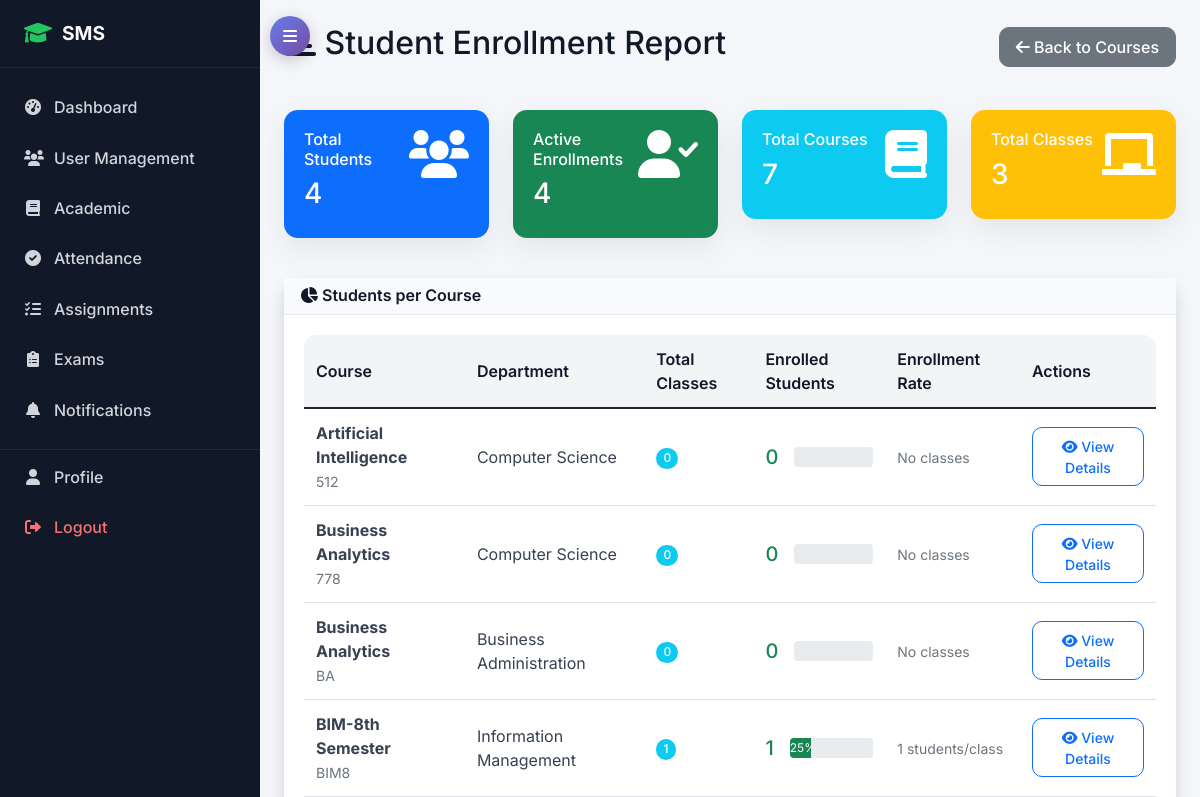
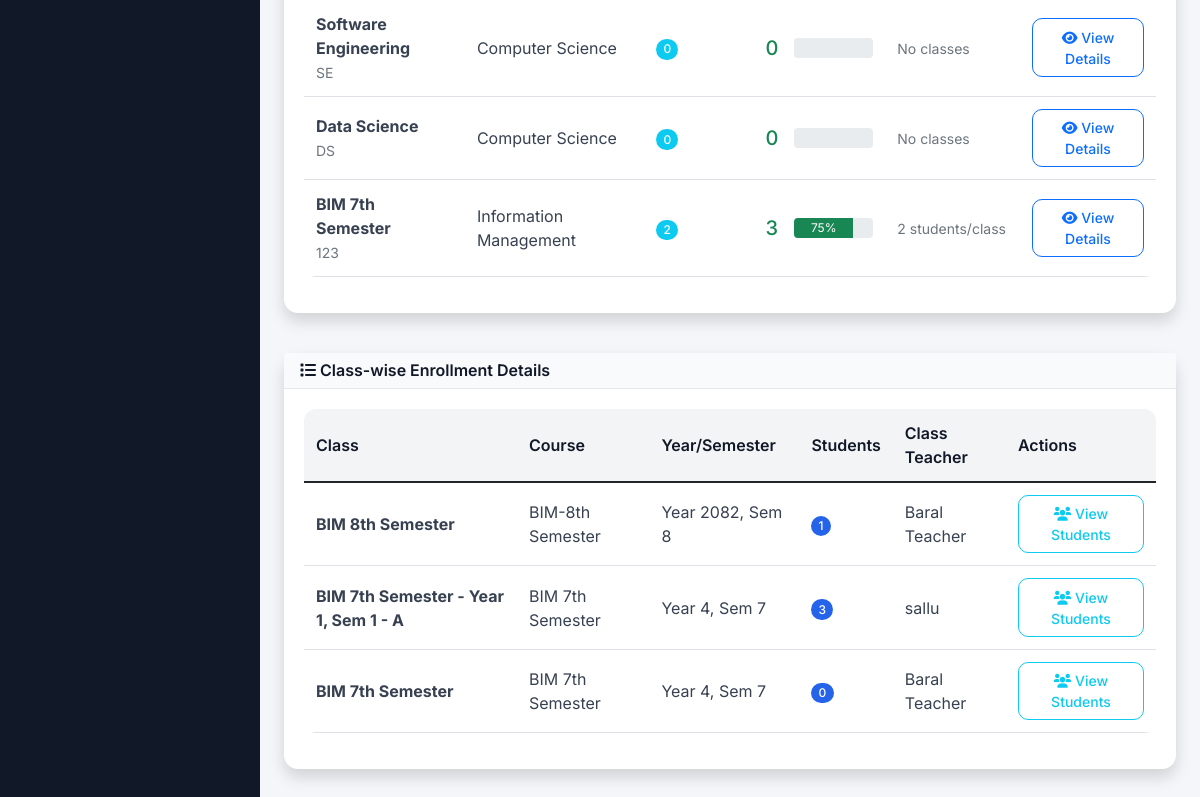
/academic/enrollments/report/ (signed in), run on an earlier commit of the app's database (2 pictures, top to bottom).
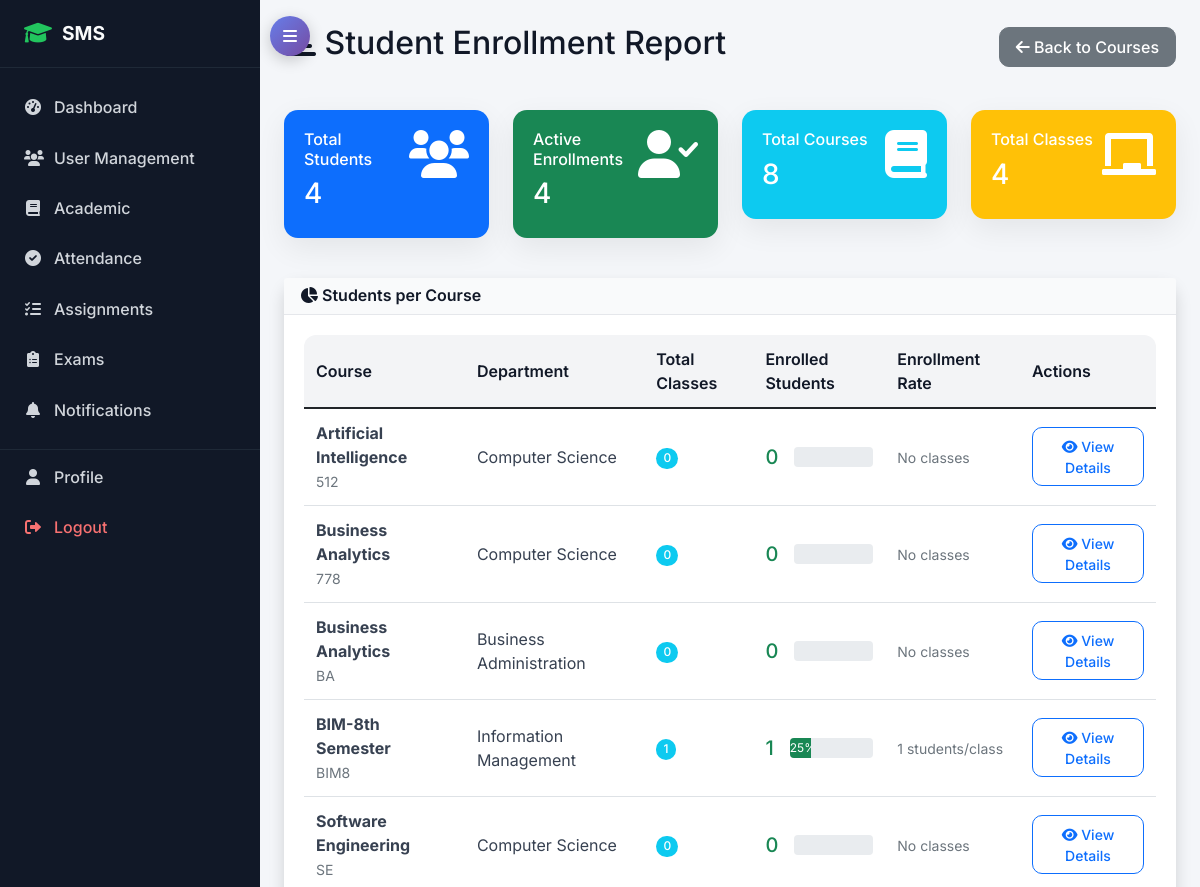
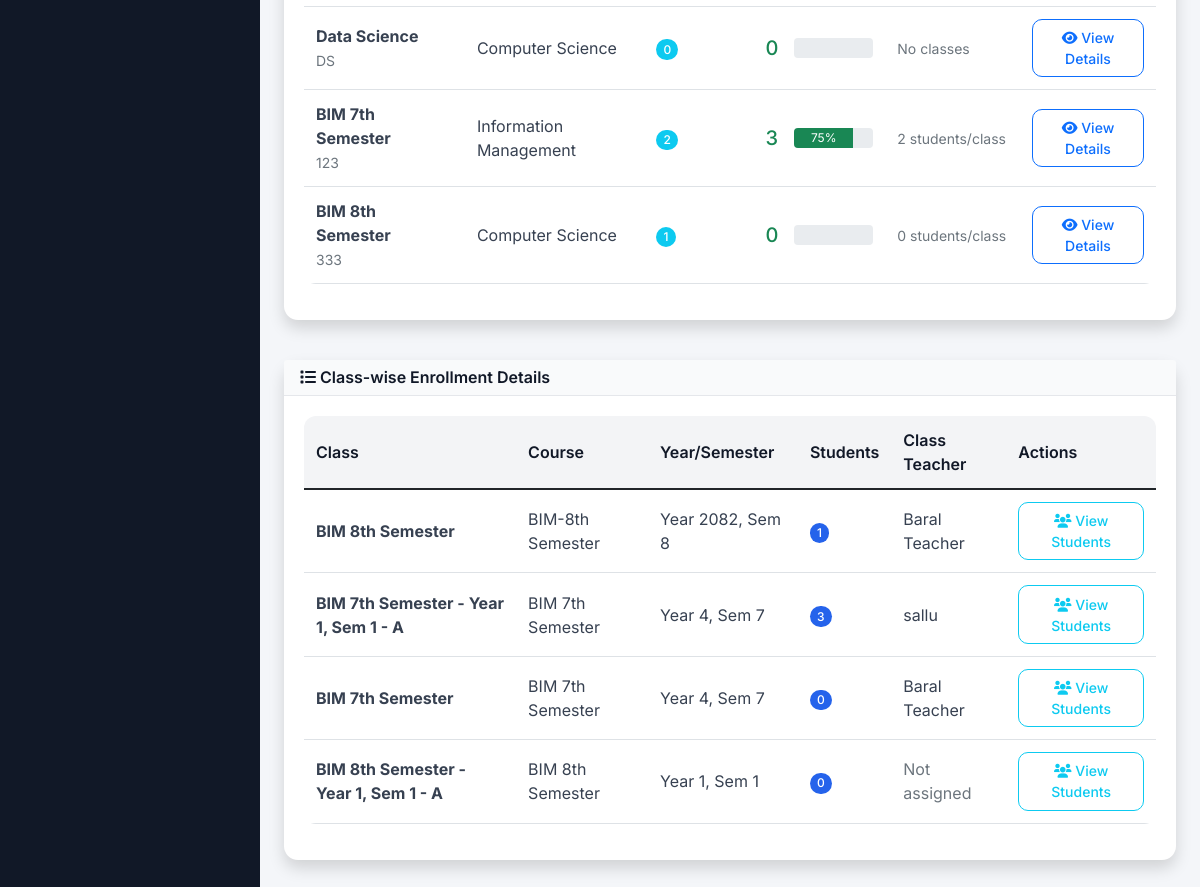
And on a later commit of the database (2 pictures, top to bottom).
### academic/models.py (models this page shows, shortened)
class Course(models.Model):
    name = models.CharField(max_length=100)
    code = models.CharField(max_length=20, unique=True)
    department = models.ForeignKey(Department, on_delete=models.CASCADE)
    duration_years = models.PositiveIntegerField(default=4)
    description = models.TextField(blank=True)

class Department(models.Model):
    name = models.CharField(max_length=100, unique=True)
    code = models.CharField(max_length=10, unique=True)
    description = models.TextField(blank=True)
    head_of_department = models.ForeignKey(TeacherProfile, on_delete=models.SET_NULL, null=True, blank=True)
    created_at = models.DateTimeField(auto_now_add=True)

class Class(models.Model):
    name = models.CharField(max_length=50)
    course = models.ForeignKey(Course, on_delete=models.CASCADE)
    year = models.PositiveIntegerField()  # 1st year, 2nd year, etc.
    semester = models.PositiveIntegerField()
    section = models.CharField(max_length=10)
    academic_year = models.ForeignKey(AcademicYear, on_delete=models.CASCADE)
    class_teacher = models.ForeignKey(TeacherProfile, on_delete=models.SET_NULL, null=True, blank=True, related_name='class_teacher_for')
    class Meta:
        unique_together = ['course', 'year', 'semester', 'section', 'academic_year']

### accounts/models.py (models this page shows, shortened)
class TeacherProfile(models.Model):
    user = models.OneToOneField(User, on_delete=models.CASCADE, related_name='teacher_profile')
    employee_id = models.CharField(max_length=20, unique=True)
    qualification = models.CharField(max_length=200)
    experience_years = models.PositiveIntegerField(default=0)
    specialization = models.CharField(max_length=100)
    joining_date = models.DateField()

class User(AbstractUser):
    USER_TYPE_CHOICES = (
        ('admin', 'Admin'),
        ('student', 'Student'),
        ('teacher', 'Teacher'),
        ('parent', 'Parent'),
    )
    user_type = models.CharField(max_length=10, choices=USER_TYPE_CHOICES)
    phone_regex = RegexValidator(regex=r'^\+?1?\d{9,15}$', message="Phone number must be entered in the format: '+999999999'. Up to 15 digits allowed.")
    phone_number = models.CharField(validators=[phone_regex], max_length=17, blank=True)
    address = models.TextField(blank=True)
    date_of_birth = models.DateField(null=True, blank=True)
    profile_picture = models.ImageField(upload_to='profile_pics/', blank=True, null=True)
    is_active = models.BooleanField(default=True)
    created_at = models.DateTimeField(auto_now_add=True)
    updated_at = models.DateTimeField(auto_now=True)

### academic/views.py (the view)
# urls.py: path('enrollments/report/', views.student_enrollment_report, name='student_enrollment_report'),
@login_required
def student_enrollment_report(request):
    if request.user.user_type not in ['admin', 'teacher']:
        messages.error(request, 'Access denied.')
        return redirect('accounts:dashboard')
    course_enrollments = []
    courses = Course.objects.all()
    for course in courses:
        classes = Class.objects.filter(course=course)
        student_count = StudentEnrollment.objects.filter(
            class_enrolled__course=course,
            is_active=True
        ).count()
        course_enrollments.append({
            'course': course,
            'class_count': classes.count(),
            'student_count': student_count
        })
    class_enrollments = []
    classes = Class.objects.select_related('course', 'class_teacher__user')
    for class_obj in classes:
        student_count = StudentEnrollment.objects.filter(
            class_enrolled=class_obj,
            is_active=True
        ).count()
        class_enrollments.append({
            'class': class_obj,
            'student_count': student_count
        })
    total_students = StudentEnrollment.objects.filter(is_active=True).count()
    active_enrollments = StudentEnrollment.objects.filter(is_active=True).count()
    total_courses = Course.objects.count()
    total_classes = Class.objects.count()
    context = {
        'course_enrollments': course_enrollments,
        'class_enrollments': class_enrollments,
        'total_students': total_students,
        'active_enrollments': active_enrollments,
        'total_courses': total_courses,
        'total_classes': total_classes
    }
    return render(request, 'academic/student_enrollment_report.html', context)

### templates/academic/student_enrollment_report.html (shortened to what this page needs)
{% extends 'base.html' %}
{% block content %}
<div class="row">
    <div class="col-12">
        <div class="d-flex justify-content-between align-items-center mb-4">
            <h2><i class="fas fa-chart-bar"></i> Student Enrollment Report</h2>
            <a href="{% url 'academic:course_list' %}" class="btn btn-secondary">
                <i class="fas fa-arrow-left"></i> Back to Courses
            </a>
        </div>
    </div>
</div>
<div class="row mb-4">
    <div class="col-lg-3 col-md-6 mb-3">
        <div class="card bg-primary text-white">
            <div class="card-body">
                <div class="d-flex justify-content-between">
                    <div>
                        <h6>Total Students</h6>
                        <h3>{{ total_students }}</h3>
                    </div>
                    <i class="fas fa-users fa-3x"></i>
                </div>
            </div>
        </div>
    </div>
    <div class="col-lg-3 col-md-6 mb-3">
        <div class="card bg-success text-white">
            <div class="card-body">
                <div class="d-flex justify-content-between">
                    <div>
                        <h6>Active Enrollments</h6>
                        <h3>{{ active_enrollments }}</h3>
                    </div>
                    <i class="fas fa-user-check fa-3x"></i>
                </div>
            </div>
        </div>
    </div>
    <div class="col-lg-3 col-md-6 mb-3">
        <div class="card bg-info text-white">
            <div class="card-body">
                <div class="d-flex justify-content-between">
                    <div>
                        <h6>Total Courses</h6>
                        <h3>{{ total_courses }}</h3>
                    </div>
                    <i class="fas fa-book fa-3x"></i>
                </div>
            </div>
        </div>
    </div>
    <div class="col-lg-3 col-md-6 mb-3">
        <div class="card bg-warning text-white">
            <div class="card-body">
                <div class="d-flex justify-content-between">
                    <div>
                        <h6>Total Classes</h6>
                        <h3>{{ total_classes }}</h3>
                    </div>
                    <i class="fas fa-chalkboard fa-3x"></i>
                </div>
            </div>
        </div>
    </div>
</div>
<div class="row">
    <div class="col-12">
        <div class="card shadow">
            <div class="card-header bg-primary text-white">
                <h6 class="m-0"><i class="fas fa-chart-pie"></i> Students per Course</h6>
            </div>
            <div class="card-body">
                {% if course_enrollments %}
                <div class="table-responsive">
                    <table class="table table-hover">
                        <thead>
                            <tr>
                                <th>Course</th>
                                <th>Department</th>
                                <th>Total Classes</th>
                                <th>Enrolled Students</th>
                                <th>Enrollment Rate</th>
                                <th>Actions</th>
                            </tr>
                        </thead>
                        <tbody>
                            {% for enrollment in course_enrollments %}
                            <tr>
                                <td>
                                    <strong>{{ enrollment.course.name }}</strong><br>
                                    <small class="text-muted">{{ enrollment.course.code }}</small>
                                </td>
                                <td>{{ enrollment.course.department.name }}</td>
                                <td>
                                    <span class="badge bg-info">{{ enrollment.class_count }}</span>
                                </td>
                                <td>
                                    <div class="d-flex align-items-center">
                                        <div class="me-3">
                                            <h5 class="mb-0 text-success">{{ enrollment.student_count }}</h5>
                                        </div>
                                        <div class="progress flex-grow-1" style="height: 20px;">
                                            {% if total_students > 0 %}
                                                {% widthratio enrollment.student_count total_students 100 as percentage %}
                                                <div class="progress-bar bg-success" style="width: {{ percentage }}%">
                                                    {{ percentage }}%
                                                </div>
                                            {% else %}
                                                <div class="progress-bar bg-secondary" style="width: 100%">0%</div>
                                            {% endif %}
                                        </div>
                                    </div>
                                </td>
                                <td>
                                    {% if enrollment.class_count > 0 %}
                                        {% widthratio enrollment.student_count enrollment.class_count 1 as avg_per_class %}
                                        <small class="text-muted">{{ avg_per_class }} students/class</small>
                                    {% else %}
                                        <small class="text-muted">No classes</small>
                                    {% endif %}
                                </td>
                                <td>
                                    <a href="{% url 'academic:course_detail' enrollment.course.id %}" class="btn btn-sm btn-outline-primary">
                                        <i class="fas fa-eye"></i> View Details
                                    </a>
                                </td>
                            </tr>
                            {% endfor %}
                        </tbody>
                    </table>
                </div>
                {% else %}
                <div class="text-center py-5">
                    <i class="fas fa-chart-bar fa-4x text-muted mb-4"></i>
                    <h4 class="text-muted">No Enrollment Data</h4>
                    <p class="text-muted">No students are enrolled in any courses yet.</p>
                </div>
                {% endif %}
            </div>
        </div>
    </div>
</div>
{% if class_enrollments %}
<div class="row mt-4">
    <div class="col-12">
        <div class="card shadow">
            <div class="card-header bg-success text-white">
                <h6 class="m-0"><i class="fas fa-list"></i> Class-wise Enrollment Details</h6>
            </div>
            <div class="card-body">
                <div class="table-responsive">
                    <table class="table table-sm">
                        <thead>
                            <tr>
                                <th>Class</th>
                                <th>Course</th>
                                <th>Year/Semester</th>
                                <th>Students</th>
                                <th>Class Teacher</th>
                                <th>Actions</th>
                            </tr>
                        </thead>
                        <tbody>
                            {% for class_data in class_enrollments %}
                            <tr>
                                <td><strong>{{ class_data.class.name }}</strong></td>
                                <td>{{ class_data.class.course.name }}</td>
                                <td>Year {{ class_data.class.year }}, Sem {{ class_data.class.semester }}</td>
                                <td>
                                    <span class="badge bg-primary">{{ class_data.student_count }}</span>
                                </td>
                                <td>
                                    {% if class_data.class.class_teacher %}
                                        {{ class_data.class.class_teacher.user.get_full_name|default:class_data.class.class_teacher.user.username }}
                                    {% else %}
                                        <span class="text-muted">Not assigned</span>
                                    {% endif %}
                                </td>
                                <td>
                                    <a href="{% url 'academic:teacher_class_students' class_data.class.id %}" class="btn btn-sm btn-outline-info">
                                        <i class="fas fa-users"></i> View Students
                                    </a>
                                </td>
                            </tr>
                            {% endfor %}
                        </tbody>
                    </table>
                </div>
            </div>
        </div>
    </div>
</div>
{% endif %}
{% endblock %}

### templates/base.html (shortened to what this page needs)
<!DOCTYPE html>
<html lang="en">
<head>
    {% load static %}
    <link href="https://cdn.jsdelivr.net/npm/bootstrap@5.1.3/dist/css/bootstrap.min.css" rel="stylesheet">
    <link href="https://cdnjs.cloudflare.com/ajax/libs/font-awesome/6.0.0/css/all.min.css" rel="stylesheet">
    <link rel="stylesheet" href="{% static 'css/style.css' %}">
</head>
<body>
{% if user.is_authenticated %}
<div class="layout-wrapper">
    <button class="desktop-sidebar-toggle d-none d-md-flex" id="desktopSidebarToggle" aria-label="Toggle Sidebar">
        <i class="fas fa-bars"></i>
    </button>
    <aside class="sidebar" id="sidebar">
        <div class="sidebar-brand">
            <i class="fas fa-graduation-cap"></i>
            <span class="sidebar-text">SMS</span>
        </div>
        <ul class="sidebar-menu">
            <li>
                <a href="{% url 'accounts:dashboard' %}">
                    <i class="fas fa-tachometer-alt"></i> <span class="sidebar-text">Dashboard</span>
                </a>
            </li>
            {% if user.user_type == 'admin' %}
            <li>
                <a href="{% url 'accounts:admin_user_list' %}">
                    <i class="fas fa-users"></i> <span class="sidebar-text">User Management</span>
                </a>
            </li>
            <li>
                <a href="{% url 'academic:department_list' %}">
                    <i class="fas fa-book"></i> <span class="sidebar-text">Academic</span>
                </a>
            </li>
            {% endif %}
            {% if user.user_type == 'teacher' or user.user_type == 'admin' %}
            <li>
                <a href="{% url 'attendance:mark_attendance' %}">
                    <i class="fas fa-check-circle"></i> <span class="sidebar-text">Attendance</span>
                </a>
            </li>
            <li>
                <a href="{% url 'academic:assignment_list' %}">
                    <i class="fas fa-tasks"></i> <span class="sidebar-text">Assignments</span>
                </a>
            </li>
            <li>
                <a href="{% url 'examination:exam_list' %}">
                    <i class="fas fa-clipboard-list"></i> <span class="sidebar-text">Exams</span>
                </a>
            </li>
            {% endif %}
            <li>
                <a href="{% url 'notifications:notification_list' %}">
                    <i class="fas fa-bell"></i> <span class="sidebar-text">Notifications</span>
                </a>
            </li>
            <li class="sidebar-divider"></li>
            <li>
                <a href="{% url 'accounts:profile' %}">
                    <i class="fas fa-user"></i> <span class="sidebar-text">Profile</span>
                </a>
            </li>
            <li>
                <a href="{% url 'accounts:logout' %}" class="logout">
                    <i class="fas fa-sign-out-alt"></i> <span class="sidebar-text">Logout</span>
                </a>
            </li>
        </ul>
    </aside>
    <main class="main-content" id="mainContent">
{% else %}
    <main class="container-fluid mt-4">
{% endif %}
        {% block content %}{% endblock %}
    </main>
{% if user.is_authenticated %}
</div>
{% endif %}
</body>
</html>

What changed in the data, as far as the page shows it:
added Course: course.name "BIM 8th Semester", course.code "333", course.department.name "Computer Science", class_count "1", student_count "0", avg_per_class "0"
added Class: class.name "BIM 8th Semester - Year 1, Sem 1 - A", class.course.name "BIM 8th Semester", class.year "1", class.semester "1", student_count "0", shows "Not assigned"
Also different on the page:
{{ total_courses }}: "7" → "8"
{{ total_classes }}: "3" → "4"
